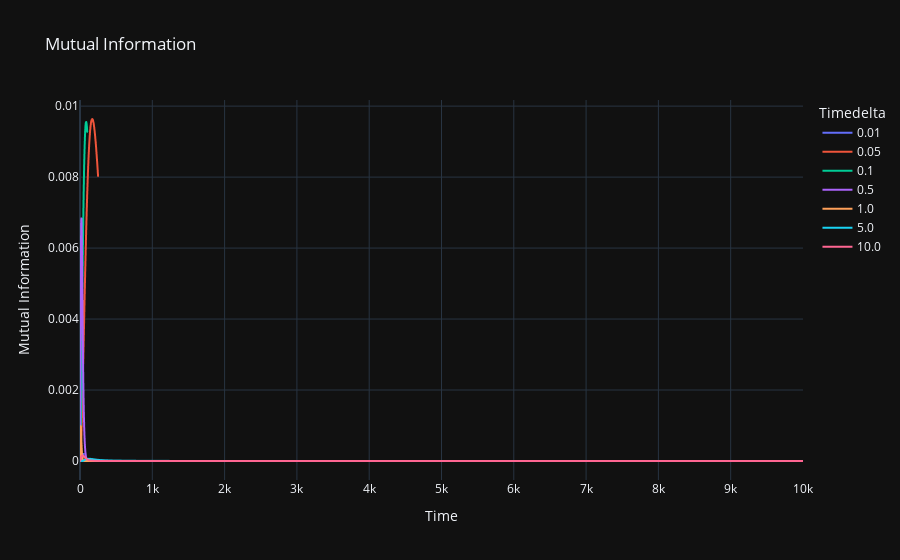

Source (notebook cell):
### Code cell
fig_mutinf = px.line(df, x='Time', y='Mutual Information', color='Timedelta', title='Mutual Information')
fig_mutinf.show()

### Figure 1 — Plotly figure (JSON) as saved in the notebook; plotly's stock layout.template omitted (floating-point values rounded to 4 significant figures; data arrays with more than 128 entries replaced by an {"elided": "..."} marker saying what was removed)
{"data": [{"hovertemplate": "Timedelta=0.01<br>Time=%{x}<br>Mutual Information=%{y}<extra></extra>", "legendgroup": "0.01", "line": {"color": "#636efa", "dash": "solid"}, "marker": {"symbol": "circle"}, "mode": "lines", "name": "0.01", "showlegend": true, "x": {"elided": "5001 float values"}, "xaxis": "x", "y": {"elided": "5001 float values"}, "yaxis": "y", "type": "scattergl"}, {"hovertemplate": "Timedelta=0.05<br>Time=%{x}<br>Mutual Information=%{y}<extra></extra>", "legendgroup": "0.05", "line": {"color": "#EF553B", "dash": "solid"}, "marker": {"symbol": "circle"}, "mode": "lines", "name": "0.05", "showlegend": true, "x": {"elided": "5001 float values"}, "xaxis": "x", "y": {"elided": "5001 float values"}, "yaxis": "y", "type": "scattergl"}, {"hovertemplate": "Timedelta=0.1<br>Time=%{x}<br>Mutual Information=%{y}<extra></extra>", "legendgroup": "0.1", "line": {"color": "#00cc96", "dash": "solid"}, "marker": {"symbol": "circle"}, "mode": "lines", "name": "0.1", "showlegend": true, "x": {"elided": "1001 float values"}, "xaxis": "x", "y": {"elided": "1001 float values"}, "yaxis": "y", "type": "scattergl"}, {"hovertemplate": "Timedelta=0.5<br>Time=%{x}<br>Mutual Information=%{y}<extra></extra>", "legendgroup": "0.5", "line": {"color": "#ab63fa", "dash": "solid"}, "marker": {"symbol": "circle"}, "mode": "lines", "name": "0.5", "showlegend": true, "x": {"elided": "1001 float values"}, "xaxis": "x", "y": {"elided": "1001 float values"}, "yaxis": "y", "type": "scattergl"}, {"hovertemplate": "Timedelta=1.0<br>Time=%{x}<br>Mutual Information=%{y}<extra></extra>", "legendgroup": "1.0", "line": {"color": "#FFA15A", "dash": "solid"}, "marker": {"symbol": "circle"}, "mode": "lines", "name": "1.0", "showlegend": true, "x": {"elided": "1001 float values"}, "xaxis": "x", "y": {"elided": "1001 float values"}, "yaxis": "y", "type": "scattergl"}, {"hovertemplate": "Timedelta=5.0<br>Time=%{x}<br>Mutual Information=%{y}<extra></extra>", "legendgroup": "5.0", "line": {"color": "#19d3f3", "dash": "solid"}, "marker": {"symbol": "circle"}, "mode": "lines", "name": "5.0", "showlegend": true, "x": {"elided": "1001 float values"}, "xaxis": "x", "y": {"elided": "1001 float values"}, "yaxis": "y", "type": "scattergl"}, {"hovertemplate": "Timedelta=10.0<br>Time=%{x}<br>Mutual Information=%{y}<extra></extra>", "legendgroup": "10.0", "line": {"color": "#FF6692", "dash": "solid"}, "marker": {"symbol": "circle"}, "mode": "lines", "name": "10.0", "showlegend": true, "x": {"elided": "1001 float values"}, "xaxis": "x", "y": {"elided": "1001 float values"}, "yaxis": "y", "type": "scattergl"}], "layout": {"xaxis": {"anchor": "y", "domain": [0.0, 1.0], "title": {"text": "Time"}}, "yaxis": {"anchor": "x", "domain": [0.0, 1.0], "title": {"text": "Mutual Information"}}, "legend": {"title": {"text": "Timedelta"}, "tracegroupgap": 0}, "title": {"text": "Mutual Information"}}}
